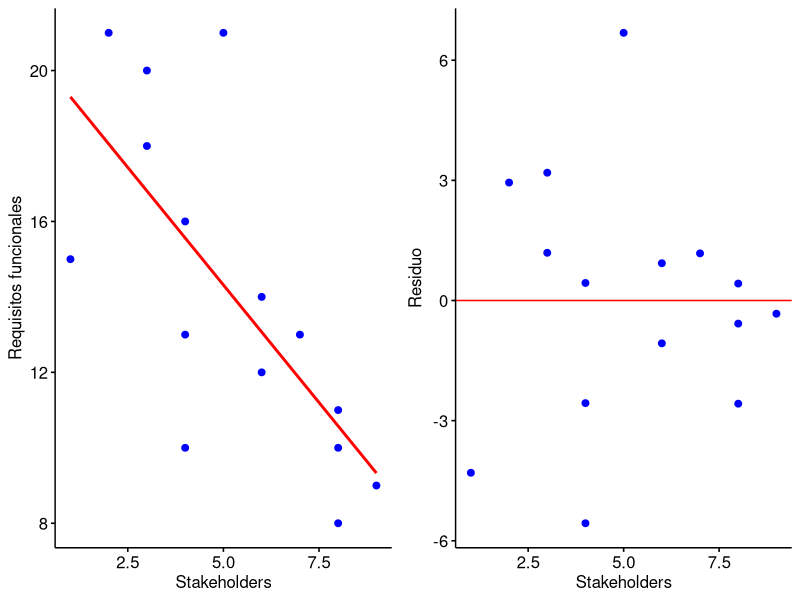

Generate this figure with R:
# regresión lineal para la cantidad de requisitos funcionales de acuerdo a la cantidad de stakeholders

# el gerente de una empresa de desarrollo de software cree que, mientras más stakeholders 
# tiene un proyecto, menos requisitos funcionales tiene el software a desarrollar. Para 
# llevar a cabo el estudio pertinente, seleccionó aleatoriamente los datos de 15 proyectos 
# de entre los 200 que ha desarrollado la empresa hasta la fecha

# Puesto que la correlación entre ambas variables es relativamente fuerte (R = −0, 706), podemos 
# comprobar que los datos siguen una tendencia lineal. Al aplicar la prueba de normalidad de 
# Shapiro-Wilk a los residuos, concluimos que estos siguen una distribución cercana a la normal 
# (p = 0, 924). Podemos apreciar en la figura 13.16 que la variabilidad de los residuos es 
# relativamente constante. Por otra parte, las observaciones son independientes entre sí, pues 
# han sido seleccionadas de manera aleatoria y corresponden a menos del 10 % de la población. 
# En consecuencia, se verifica el cumplimiento de todas las condiciones necesarias para emplear 
# un modelo de RLS ajustado mediante mínimos cuadrados.


library(ggpubr) 
# Crear los datos originales.
requisitos <- c(11, 10, 12, 14, 8, 13, 18, 15, 20, 16, 21, 13, 10, 9, 21)
stakeholders<-c(8,8,6,6,8,7,3,1,3,4,5,4,4,9,2)
datos <- data.frame(requisitos , stakeholders)

# Ajustar modelo.
modelo <- lm(requisitos ~ stakeholders, data = datos)
print(summary(modelo))

# Graficar el modelo.
p <- ggscatter(datos, x = "stakeholders", y = "requisitos", color = "blue", fill = "blue",
  xlab = "Stakeholders", ylab = "Requisitos funcionales")
p <- p + geom_smooth(method = lm, se = FALSE, colour = "red")

# Graficar los residuos
b_1 <- modelo$coefficients[2]
b_0 <- modelo$coefficients[1]
residuos <- datos[["requisitos"]] - (b_1 * datos[["stakeholders"]] + b_0)
datos <- data.frame(datos , residuos)

r <- ggscatter(datos, x = "stakeholders", y = "residuos", color = "blue",
                  fill = "blue", xlab = "Stakeholders", ylab = "Residuo")

r <- r + geom_hline(yintercept = 0, colour = "red") 
g <- ggarrange(p, r, ncol = 2, nrow = 1)
print(g)

# Verificar normalidad de los residuos.
cat("Prueba de normalidad para los residuos\n")
print(shapiro.test(datos$residuos))

# CONCLUSIÓN
# podemos notar, bajo el encabezado Coefficients, una tabla con dos filas: una por cada 
# parámetro del modelo, donde la primera corresponde a la intercepción y la segunda, a la 
# pendiente. A su vez, la primera columna identifica los parámetros del modelo y la segunda 
# presenta sus valores estimados. Como toda estimación tiene asociado un margen de error, 
# la tercera columna muestra el error estándar para cada parámetro.

# Tras muchas horas buscando información, la estudiante ha formulado las siguientes hipótesis:
# H0: β1 = 0. La pendiente del modelo es igual a 0 o, lo que es lo mismo, la cantidad de 
#     stakeholders no explica en absoluto la cantidad de requisitos funcionales.
# HA: β1 < 0.
# Puesto que el valor p entregado por R corresponde a una prueba bilateral (fijarse en el 
# valor absoluto que incluye el título de la columna: Pr(>|t|)), en el caso unilateral se 
# debe considerar la mitad de este valor. En consecuencia, el gerente concluye, con 99 % 
# de confianza (p < 0.002), que en efecto la cantidad de requisitos funcionales disminuye 
# a medida que la cantidad de stakeholders aumenta.